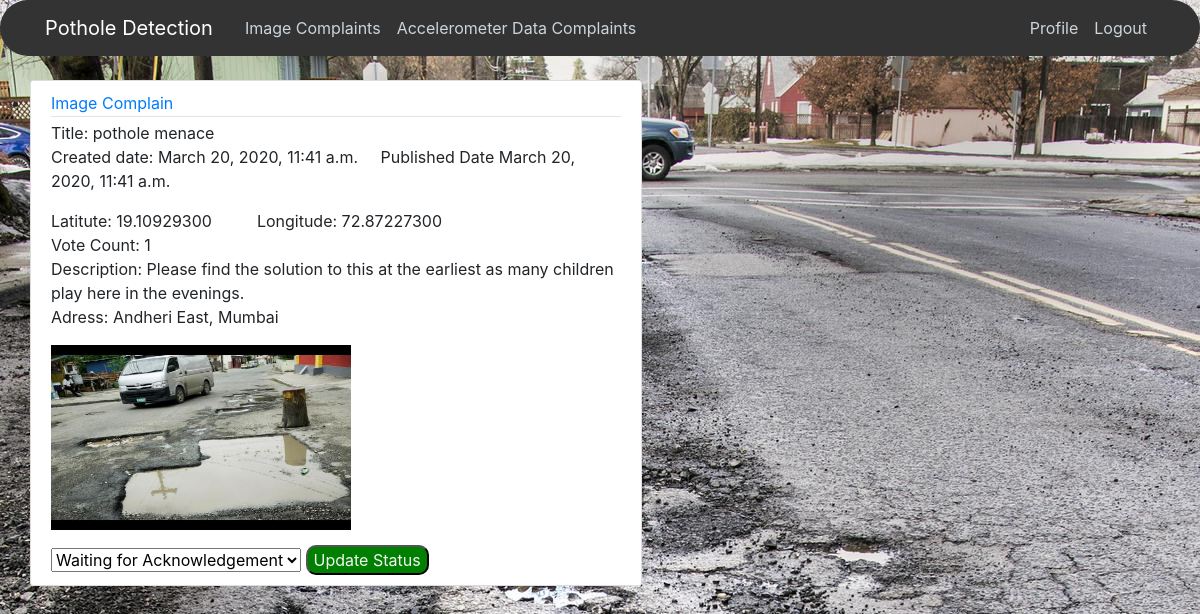
The app's page /image_complain/ (signed in) with its own data.
### pothole_detection_app/models.py (models this page shows, shortened)
class image_post(models.Model):
    image=models.FileField(null=True,blank=True)
    title = models.CharField(max_length=200)
    Description=models.CharField(max_length=200)
    app_user_field=models.ForeignKey(app_User,on_delete=models.CASCADE,default="")
    latitude=models.DecimalField(max_digits=10,decimal_places=8,null=True)
    longitude=models.DecimalField(max_digits=11,decimal_places=8,null=True)
    created_date = models.DateTimeField(default=timezone.now)
    published_date = models.DateTimeField(blank=True, null=True)
    status=models.CharField(default="Waiting for Acknowledgement",max_length=50)
    vote_count=models.IntegerField(default=0)
    address=models.CharField(max_length=200,blank=True,null=True)
    def __str__(self):
        return self.Description

### pothole_detection_app/views.py (the view)
# urls.py: path('image_complain/', views.image_comp, name="Image_Complain"),
def image_comp(request):
    image_post_list = image_post.objects.all()
    print(image_post_list)
    return render(request, "pothole_app/complaints_image.html", {"image_posts":image_post_list})

### templates/pothole_app/complaints_image.html (shortened to what this page needs)
{% extends "pothole_app/base.html"%}
{% block content%}
    {%  for image_post in image_posts %}
        <form method="POST" style="display: inline flow-root list-item; width: 55%;float: left;padding-right: 15px;">
            <article class="media content-section">
                <div class="media-body">
                    <div class="article-metadata">
                    <a class="mr-2" href="#" type="submit">Image Complain</a>
                    </div>
                    <p>Title: {{ image_post.title }}  <br>Created date: {{ image_post.created_date }}&nbsp; &nbsp;&nbsp; Published Date {{ image_post.published_date }}</p>
                    <p class="article-content"> Latitute: {{ image_post.latitude }}  &nbsp;&nbsp; &nbsp;&nbsp;&nbsp; &nbsp;&nbsp;Longitude: {{ image_post.longitude }}<br> Vote Count: {{ image_post.vote_count }} <br> Description: {{ image_post.Description }} <br>Adress: {{ image_post.address }}</p>
                    <img src="{{ image_post.image.url }}" style="width: 300px;height:200px;padding-bottom: 15px">
                    <br>
                    <select>
                        <option value="Waiting for Acknowledgement">Waiting for Acknowledgement</option>
                    </select>
                    <button type="submit" style="border-radius: 10px; color: whitesmoke;background: green; " name="updatebutton" value="{{ image_post.latitude }}">Update Status</button>
                </div>
            </article>
        </form>
        <div id="map" style="width: 45%;height: 500px; position: fixed;">
        </div>
        </div>
    {% endfor %}
{% endblock content %}

### templates/pothole_app/base.html (shortened to what this page needs)
{% load static %}
<!DOCTYPE html>
<html>
    <head>
    <link rel="stylesheet" href="https://stackpath.bootstrapcdn.com/bootstrap/4.3.1/css/bootstrap.min.css">
    <link rel="stylesheet" type="text/css"  href="{% static 'pothole_detection_app/main.css' %}">
    </head>
    <body>
    <header class="site-header">
        <nav class="navbar navbar-expand-md navbar-dark bg-steel fixed-top" style="border-radius: 100px">
            <div class="container">
                <a class="navbar-brand mr-4" href="">Pothole Detection</a>
                <div class="collapse navbar-collapse" id="navbarToggle">
                    <div class="navbar-nav mr-auto">
                    <a class="nav-item nav-link" href="{% url 'Image_Complain' %}">Image Complaints</a>
                    <a class="nav-item nav-link" href="{% url 'Accel_Complain' %}">Accelerometer Data Complaints</a>
                    </div>
                    <div class="navbar-nav">
                    {% if user.is_authenticated %}
                        <a class="nav-item nav-link" href="">Profile</a>
                        <a class="nav-item nav-link" href="">Logout</a>
                    {% else %}
                        <a class="nav-item nav-link" href="">Login</a>
                        <a class="nav-item nav-link" href="">Register</a>
                    {% endif %}
                    </div>
                </div>
            </div>
        </nav>
    </header>
    <main role="main" class="container">
        <div class="row" style="display:block">
                {% block content %}{% endblock %}
    </main>
    </body>
</html>

### static/pothole_detection_app/main.css (style rules this page uses)
body { margin-top: 5rem; background-image: url("/media/background.jpg"); background-repeat: no-repeat; background-attachment: fixed; background-size: cover }
.bg-steel { background-color: #333; }
.site-header .navbar-nav .nav-link { color: #cbd5db; }
.content-section { background: #ffffff; padding: 10px 20px; border: 1px solid #dddddd; border-radius: 3px; margin-bottom: 20px; }
.article-content { white-space: pre-line; }
.article-metadata { padding-bottom: 1px; margin-bottom: 4px; border-bottom: 1px solid #e3e3e3 }

### records on screen
image_post: title "pothole menace", created_date "March 20, 2020, 11:41 a.m.", published_date "March 20, 2020, 11:41 a.m.", latitude "19.10929300", longitude "72.87227300", vote_count "1", Description "Please find the solution to this at the earliest as many children play here in the evenings.", address "Andheri East, Mumbai", image (picture)
